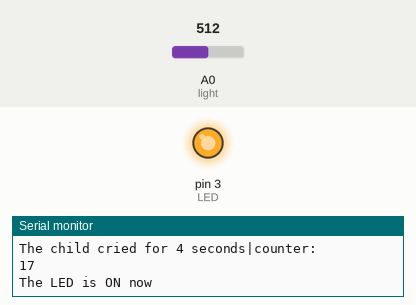
This sketch was run on a simulated Arduino Uno, built with avr-gcc and run on an emulated ATmega328P. On the bench: output pins drawn as LEDs (lit = HIGH), the last lines printed to the serial monitor. The test bench sets the inputs (shaded band); at power-on: A0 (light) = 512.

Above: at 1.2 s.
1.3 s: A0 (light) set to 108
4.3 s: A0 (light) set to 92
At 6.9 s:
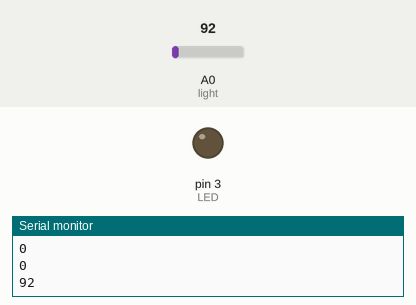
7.3 s: A0 (light) set to 110
At 9.5 s:
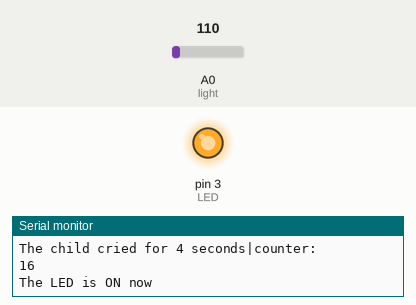
9.9 s: A0 (light) set to 90
At 12.8 s:
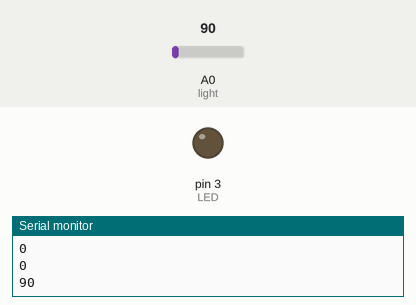
Timing chart, 0 to 13.9 s (numbered marks = the images above; inputs shaded):
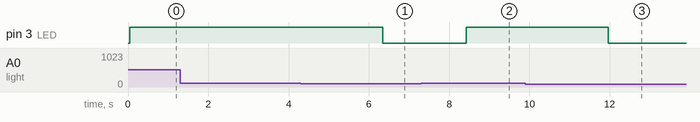

Measured:
- the behaviour switches between 100 and 99 on A0 (light) (found by bisection; images 0 and 1)
- after the input at 4.3 s, pin 3 (LED): HIGH → LOW after 2.0 s
- after the input at 7.3 s, pin 3 (LED): LOW → HIGH after 1.1 s
- after the input at 9.9 s, pin 3 (LED): HIGH → LOW after 2.1 s

The sketch:

TestingTheLogi.ino
```cpp
const int LED=3;  //The number of LED pin
const long interval=1000;  //interval at which to blink (miliseconds)
const long limit=3000;    //time limit -after which user will get a message

//Variables that will change:
unsigned long timer=0;
int ledState=LOW;
int light=A0;
int sensorValue=0;
int counter=0;


void setup() {
  // put your setup code here, to run once:
  //Set the pins as input and output:
  pinMode(light,INPUT);
  pinMode(LED,OUTPUT);
//  Serial.begin(115200);
  Serial.begin(9600);

}

void loop() {
  // put your main code here, to run repeatedly:
  sensorValue=analogRead(light);


  if(sensorValue>=100){

    timer=timer+interval;
    Serial.println(timer);
    if(timer>=limit){
      counter++;
      Serial.println("The child cried for 4 seconds|counter:");
      Serial.println(counter);//If timer is over limit say this...
    }

    if(counter>=2){
      digitalWrite(LED,OUTPUT);
       Serial.println("The LED is ON now");       //If timer is over limit say this...

    }

//      if(counter==3){
//      digitalWrite(LED,OUTPUT);
//       Serial.println("The LED is on now");       //If timer is over limit say this...
//    }


}else{
   delay(2000);
    if(sensorValue<100){
      timer=0;
      counter=0;
    digitalWrite(LED,LOW);
    Serial.println("The LED is OFF ");
    Serial.println(timer);
    Serial.println(counter);
    Serial.println(sensorValue);
    }

  }}
```
